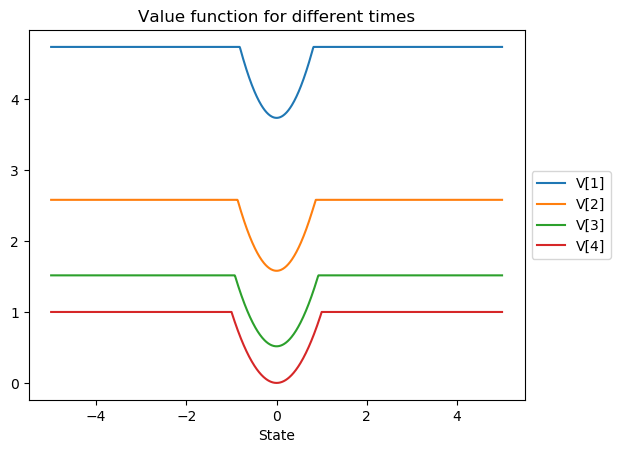

Write the Julia code that produced this figure.
using Distributions
using PyPlot


const T = 4 
const λ = 1

# We first truncate the state space to [-B, B] and then discretize it into
# 2N + 1 points. 

const N = 500
const B = 5
const X = range(-B, B, length=2N+1)

# Next we create the voronoi boundaries of these grid points.
# Note that there are 2N+1 grid points, so there will be 2N+2 boundaries.
# We follow the convention that the lower boundary of grid point n indexed by
# n and the upper boundary is indexed by n+1

boundary = zeros(2N+2)

boundary[1]    = -Inf
boundary[2N+2] = Inf

for n = 2:2N+1
    boundary[n] = (X[n-1]+X[n])/2
end

# The action space is binary. 0 means don't transmit and 1 means transmit
const U0 = 1
const U1 = 2
const U = [U0, U1]

# Now, we discretize the probability distribution. For every grid point x[i],
# we calculate the probability that the transition takes us to the interval
# (boundary[j], boundary[j+1])

const W = Normal(0, 1)

P = [zeros(2N+1, 2N+1) for u in U]

for i in 1:2N+1, j in 1:2N+1
    P[U0][i,j] = cdf(W, boundary[j+1] - X[i]) - cdf(W, boundary[j] - X[i])
    P[U1][i,j] = (cdf(W, boundary[j+1]) - cdf(W, boundary[j])) 
end

# Per-step cost cost (note that action is stored as as u+1. So we subtract one)
cost(x,u) = λ*(u-1) + (1 - (u-1))*x*x
C = zeros(2N+1, length(U))

for u in U, n in 1:2N+1
  C[n,u] = cost(X[n], u)
end

Q = [ C for t in 1:T ]

V = [ zeros(2N+1)      for t in 1:T ]
g = [ zeros(Int, 2N+1) for t in 1:T ]

function find_optimal(t) 
  for n in 1:2N+1
    idx = Q[t][n,U0] <= Q[t][n,U1] ? U0 : U1
    g[t][n] = idx - 1
    V[t][n] = Q[t][n,idx]
  end
end

find_optimal(T)

for t in T-1:-1:1
  for u in U, n in 1:2N+1
    for m in 1:2N+1
      Q[t][n,u] += P[u][n,m]*V[t+1][m]
    end
  end
  find_optimal(t)
end

plot(X, hcat(V[1], V[2], V[3], V[4]))
legend(["V[1]", "V[2]", "V[3]", "V[4]"])
xlabel("State")
title("Value function for different times")
savefig("iot.png")

